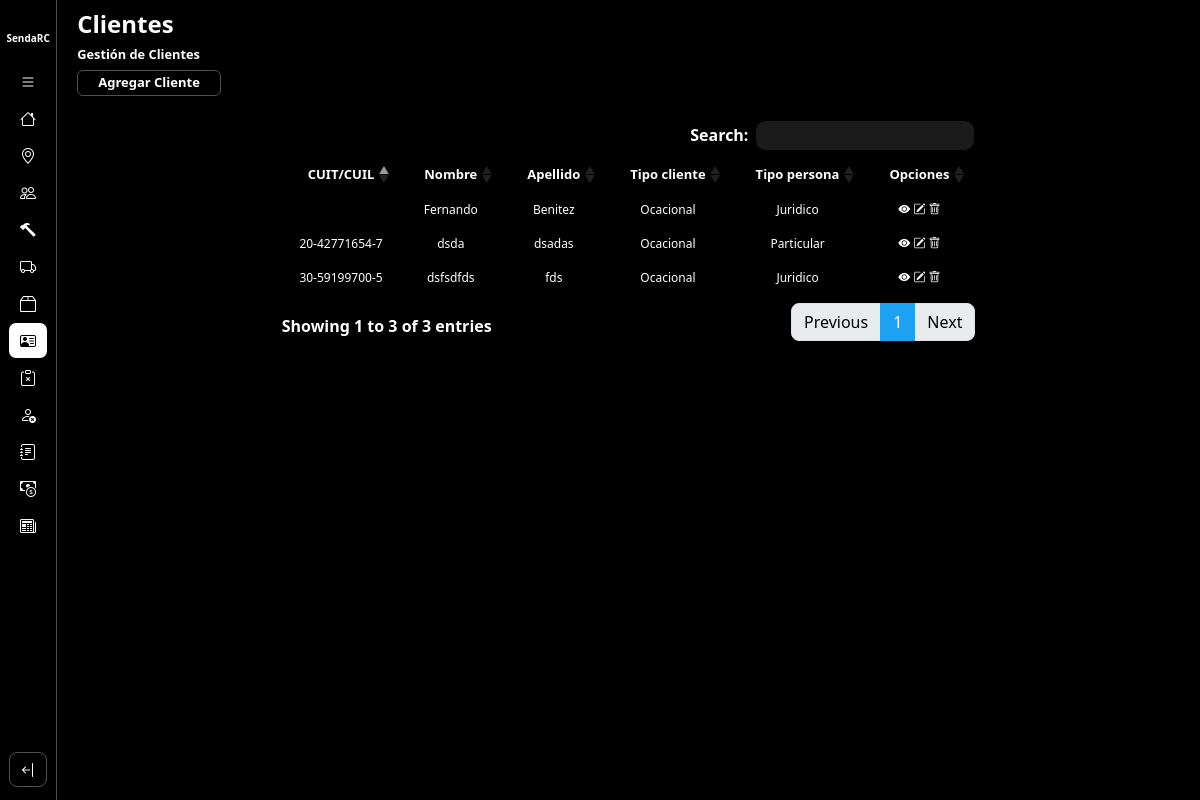
The page /gestionClientes/ on the database as committed earlier.
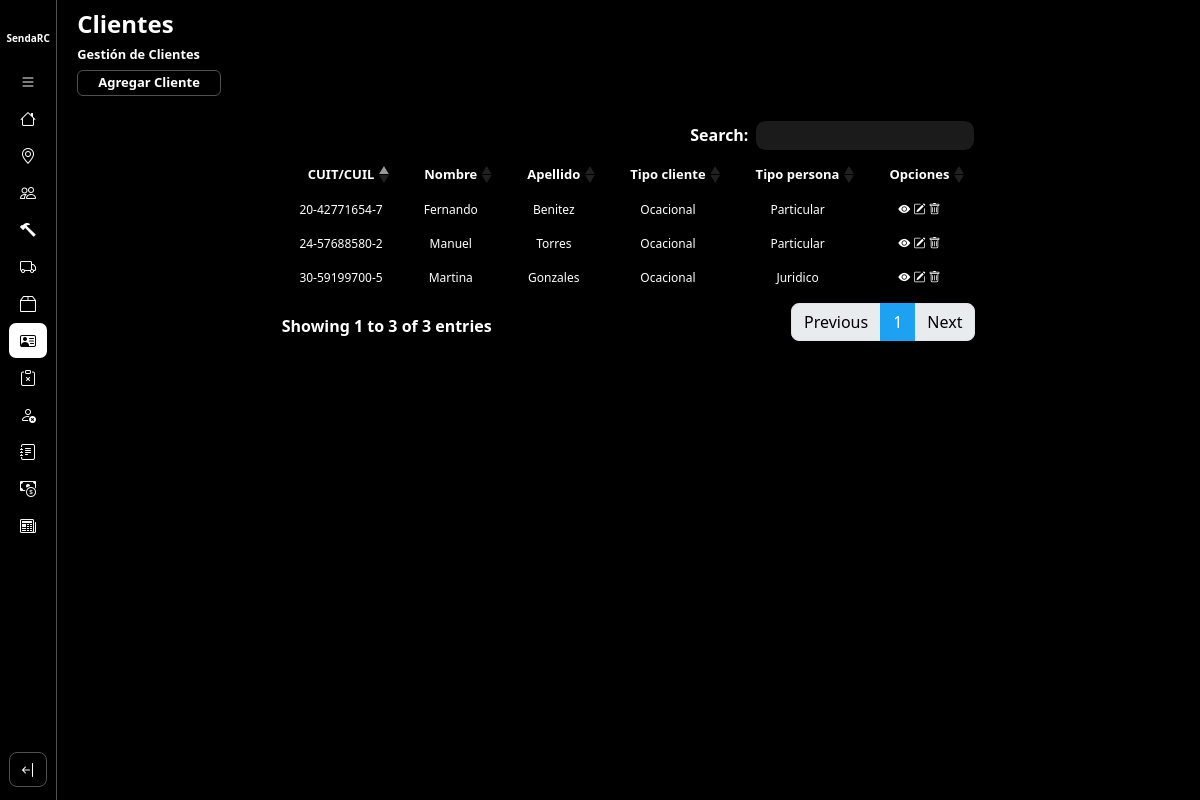
The same page on the database as committed later.
### core/models.py (models this page shows)
class Cliente(models.Model):
    TIPO = {
        (1, 'Ocacional'),
        (2, 'Habitual'),
    }
    TIPOPERSONA = {
        (1, 'Particular'),
        (2, 'Juridico')
    }
    nombre = models.CharField(max_length=50)
    apellido = models.CharField(max_length=50)
    direccion = models.CharField(max_length=50)
    tipo = models.PositiveIntegerField(choices=TIPO, default=1)
    tipoPersona = models.PositiveIntegerField(choices=TIPOPERSONA)
    cuil = models.CharField(unique=True,max_length=13)
    telefono =models.CharField(max_length=10)
    email = models.EmailField(max_length=254)
    localidad = models.ForeignKey(Localidad, on_delete=models.DO_NOTHING)
    activo = models.BooleanField(default=True)
    def getTipo(self):
        return dict(self.TIPO)[self.tipo]
    def getTipoPersona(self):
        return dict(self.TIPOPERSONA)[self.tipoPersona]

### core/views.py (the view)
# urls.py: path('gestionClientes/', gestionClientes.as_view(), name = 'gestionClientes'),
class gestionClientes(ListView):
    model = Cliente
    template_name = 'cliente/gestionClientes.html'
    context_object_name = 'clientes'

### core/templates/cliente/gestionClientes.html (shortened to what this page needs)
{% extends 'layouts/baseGestion.html' %}
{% load static %}
{% block extracss %}{{block.super}}
<link href="{% static 'css/baseGestion.css' %}" rel="stylesheet" />
{% endblock %}
{% block title%}
    <h1>Clientes</h1>
    <h2>Gestión de Clientes</h2>
    <a href="{% url 'altaCliente' %}" class="btn-agregarEntidad">Agregar Cliente</a>
{% endblock %}
{% block listado%}
<table class="table table-striped table-dark">
    <thead>
        <tr>
            <th scope="col">CUIT/CUIL</th>
            <th scope="col">Nombre</th>
            <th scope="col">Apellido</th>
            <th scope="col">Tipo cliente</th>
            <th scope="col">Tipo persona</th>
            <th scope="col">Opciones</th>
        </tr>
    </thead>
    <tbody>
        {% for cliente in clientes %}
            <tr class="fila-tabla">
                <td scope="row">{{ cliente.cuil }}</td>
                <td scope="row">{{ cliente.nombre }}</td>
                <td scope="row">{{ cliente.apellido }}</td>
                <td scope="row">{{ cliente.getTipo }}</td>
                <td scope="row">{{ cliente.getTipoPersona }}</td>
                <td scope="row">
                    <button href="#" class="opcion" type="button" data-bs-toggle="offcanvas" data-bs-target="#offcanvasExample" aria-controls="offcanvasExample"><i class="bi bi-eye-fill"></i></button>
                    <a href="{% url 'modificarCliente' cliente.pk %}" class="opcion"><i class="bi bi-pencil-square"></i></i></a>
                    <button href="#" class="opcion"><i class="bi bi-trash"></i></button>
                </td>
            </tr>
        {% endfor %}
    </tbody>
</table>
{% endblock %}

Rows that differ between the two databases and show on the page:
changed Cliente "Fernando": cuil (not shown) → "20-42771654-7"; getTipoPersona "Juridico" → "Particular"
changed Cliente: cuil "20-42771654-7" → "24-57688580-2"; nombre "dsda" → "Manuel"; apellido "dsadas" → "Torres"
changed Cliente "Juridico": nombre "dsfsdfds" → "Martina"; apellido "fds" → "Gonzales"
